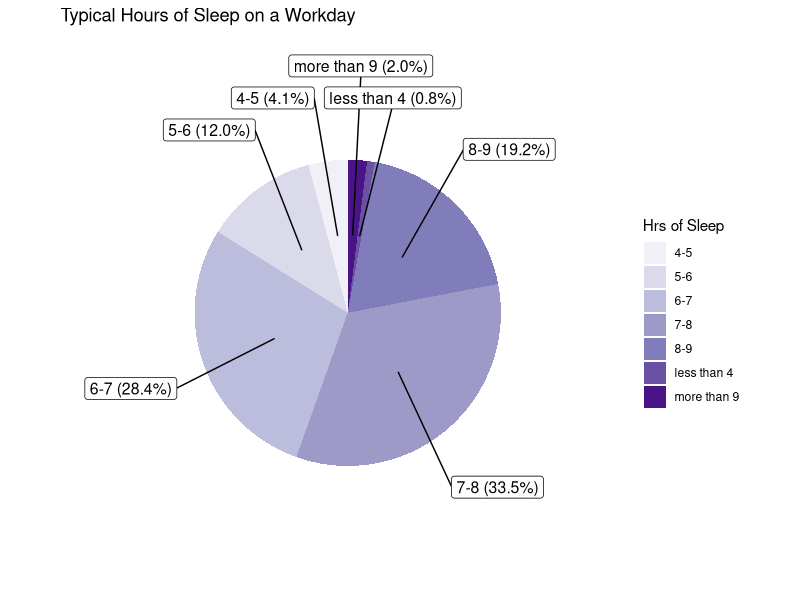
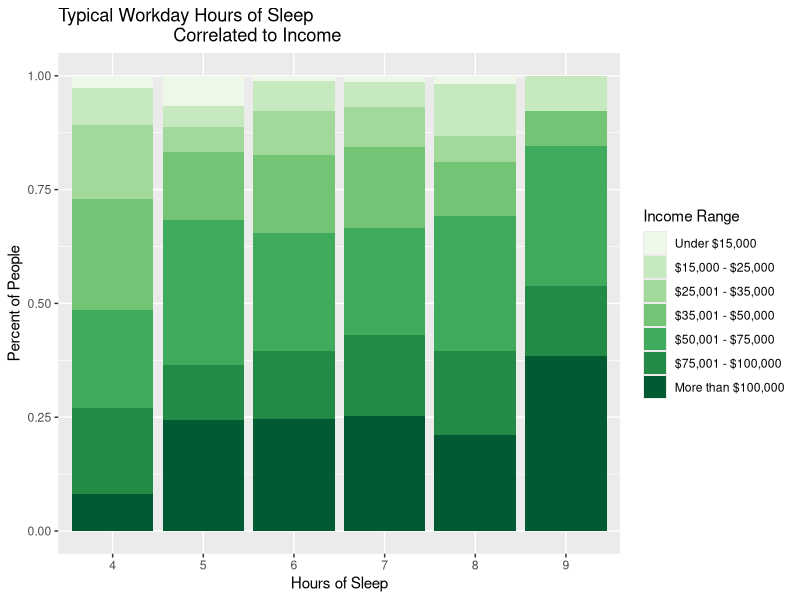
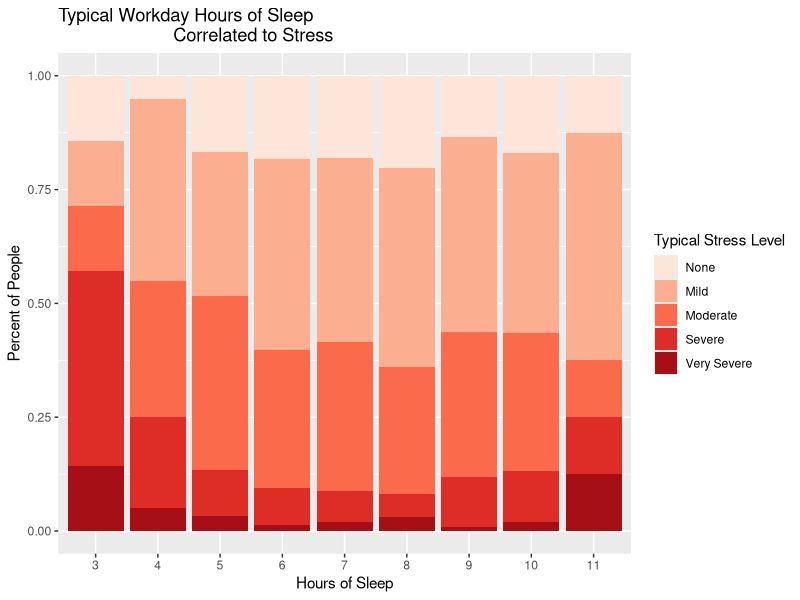

Generate these figures, in order, with R:
performance <- read.csv("data/workplace_sleep.csv",
  header = TRUE,
  stringsAsFactors = FALSE
)
pain <- read.csv("data/sleep_and_pain.csv",
  header = TRUE,
  stringsAsFactors = FALSE
)
library("dplyr")
library("ggplot2")
library(scales)
library(ggrepel)

# Translates columns of #s into corresponding answer strings.
# Makes the asix descriptive
translate <- function(col, level_col) {
  for (i in seq(1, length(col))) {
    col[i] <- level_col[as.numeric(col[i])]
  }
  return(col)
}

# Function that graphs two categorical variables based on given
# information
graph_two_categoricals <- function(x, fill, x_level, fill_level,
                                   title, x_label, fill_label, color) {
  fill <- translate(fill, fill_level)

  df <- data.frame(x, fill)

  ggplot(df, aes(
    factor(x, level = x_level),
    ..count..
  )) +
    geom_bar(aes(
      fill = factor(fill,
        level = fill_level
      )
    ), position = "fill") +
    labs(
      title = title,
      x = x_label,
      y = "Percent of People"
    ) +
    guides(fill = guide_legend(title = fill_label)) +
    scale_fill_brewer(palette = color)
}




# Hours of sleep frequency Pie chart (performance)____________________

# function that sums specified columns
take_sum <- function(col) {
  sum(hours_of_sleep_freq[col, "freq"])
}

# filter the data
hours_of_sleep_freq <- performance %>%
  select(q7h) %>%
  filter(q7h <= 11) %>%
  group_by(q7h) %>%
  summarize(
    freq = length(q7h)
  )

# put it into intervals
intervaled_freq <- c(
  take_sum(c(9, 10, 11)), take_sum(c(1, 2, 3)), take_sum(8),
  take_sum(7), take_sum(6), take_sum(5), take_sum(4)
)

# levels (text answers)
ranges <- c(
  "more than 9", "less than 4", "8-9", "7-8", "6-7",
  "5-6", "4-5"
)

# array for specifying what index to start on in
# for loop
counts <- c(
  0, intervaled_freq[1], sum(intervaled_freq[1:2]),
  sum(intervaled_freq[1:3]), sum(intervaled_freq[1:4]),
  sum(intervaled_freq[1:5]), sum(intervaled_freq[1:6])
)

# array to fill
sleep_ranges_initial <- c(1:sum(intervaled_freq))

# translates the numbers that represent the multiple
# choice answer into the text answer
for (i in seq(1, length(intervaled_freq))) {
  for (j in seq(1, intervaled_freq[i])) {
    sleep_ranges_initial[j + counts[i]] <- ranges[i]
  }
}

sleep_ranges <- data.frame(ranges = sleep_ranges_initial)

# add label and freq columns
sleep_ranges <- sleep_ranges %>%
  group_by(ranges) %>%
  count() %>%
  ungroup() %>%
  mutate(per = `n` / sum(`n`)) %>%
  arrange(desc(ranges)) %>%
  mutate(
    label = paste0(
      ranges, " (",
      scales::percent(per), ")"
    )
  )

# create a pie chart
ggplot(data = sleep_ranges) +
  geom_bar(aes(x = "", y = per, fill = ranges),
    stat = "identity", width = 1
  ) +
  coord_polar("y", start = 0) +
  theme_void() +
  geom_label_repel(aes(
    x = 1,
    y = cumsum(per) - per / 2,
    label = label
  ),
  size = 4,
  show.legend = F,
  nudge_x = 1
  ) +
  guides(fill = guide_legend(title = "Hrs of Sleep")) +
  labs(title = "Typical Hours of Sleep on a Workday") +
  scale_fill_brewer(palette = "Purples")



# Hours of sleep correlated to income (performance data)___________

# filter data
hrs_income <- performance %>%
  filter(q7h <= 9, q7h >= 4, d8 <= 7)

hrs <- sapply(hrs_income$q7h, toString)

income_range <- sapply(hrs_income$d8, toString)

hrs_level <- c(
  "1", "2", "3", "4", "5", "6", "7",
  "8", "9", "10", "11"
)

income_level <- c(
  "Under $15,000", "$15,000 - $25,000",
  "$25,001 - $35,000", "$35,001 - $50,000",
  "$50,001 - $75,000", "$75,001 - $100,000",
  "More than $100,000"
)

# create a stacked bar chart
graph_two_categoricals(
  hrs, income_range, hrs_level,
  income_level,
  "Typical Workday Hours of Sleep
                       Correlated to Income",
  "Hours of Sleep",
  "Income Range",
  "Greens"
)

# hours of sleep correlated to stress levels (pain data) ________________

# filter data
hrs_stress <- pain %>%
  filter(Q6_HoursB <= 11, Q6_HoursB >= 3, Q13_b <= 5, Q13_b >= 1)

hrs2 <- sapply(hrs_stress$Q6_HoursB, toString)

stress <- sapply(hrs_stress$Q13_b, toString)

hrs2_level <- c(
  "1", "2", "3", "4", "5", "6", "7",
  "8", "9", "10", "11", "12"
)

stress_level <- c("None", "Mild", "Moderate", "Severe", "Very Severe")

# create a stacked bar chart
graph_two_categoricals(
  hrs2, stress, hrs2_level, stress_level,
  "Typical Workday Hours of Sleep
                       Correlated to Stress",
  "Hours of Sleep",
  "Typical Stress Level",
  "Reds"
)

# Interesting stats_______________________________________________________

# chance of making more than 75,000 on 5 and 8
# hours of sleep on workdays

high_money_count <- hrs_income %>%
  filter(d8 >= 6) %>%
  summarize(
    total = length(d8)
  ) %>%
  pull(total)

chance_7 <- hrs_income %>%
  filter(d8 >= 6, q7h == 7) %>%
  summarize(
    chance = length(d8) / high_money_count
  )

chance_5 <- hrs_income %>%
  filter(d8 >= 6, q7h == 5) %>%
  summarize(
    chance = length(d8) / high_money_count
  )

diff_5_to_7 <- chance_7 - chance_5

# Percent of people that get less than 8 hrs of sleep (79%)

percent_less_than_8 <- sum(
  intervaled_freq[4:7],
  intervaled_freq[2]
) / sum(intervaled_freq)
